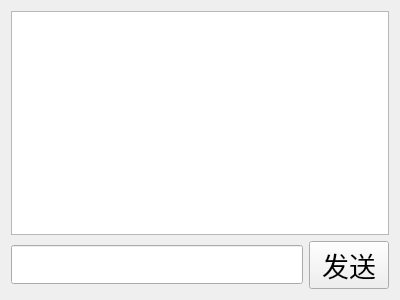
<?xml version="1.0" encoding="UTF-8"?>
<ui version="4.0">
 <class>PrivateChat</class>
 <widget class="QWidget" name="PrivateChat">
  <property name="geometry">
   <rect>
    <x>0</x>
    <y>0</y>
    <width>400</width>
    <height>300</height>
   </rect>
  </property>
  <property name="windowTitle">
   <string>Form</string>
  </property>
  <layout class="QGridLayout" name="gridLayout">
   <item row="0" column="0">
    <layout class="QVBoxLayout" name="verticalLayout">
     <item>
      <widget class="QTextEdit" name="ui_Msg_te">
       <property name="font">
        <font>
         <pointsize>20</pointsize>
        </font>
       </property>
       <property name="readOnly">
        <bool>true</bool>
       </property>
      </widget>
     </item>
     <item>
      <layout class="QHBoxLayout" name="horizontalLayout">
       <item>
        <widget class="QLineEdit" name="ui_Msg_le">
         <property name="font">
          <font>
           <pointsize>20</pointsize>
          </font>
         </property>
        </widget>
       </item>
       <item>
        <widget class="QPushButton" name="sendMsg_pb">
         <property name="font">
          <font>
           <pointsize>20</pointsize>
          </font>
         </property>
         <property name="text">
          <string>发送</string>
         </property>
        </widget>
       </item>
      </layout>
     </item>
    </layout>
   </item>
  </layout>
 </widget>
 <resources/>
 <connections/>
</ui>
